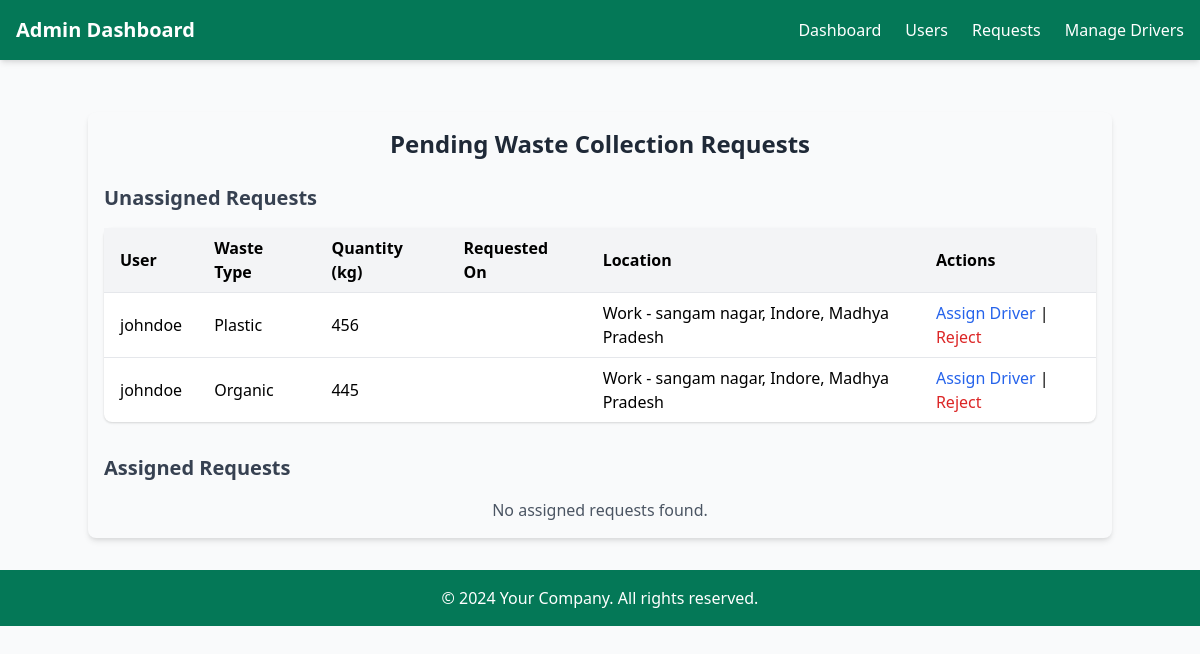
The page /adminn/pending-requests/ (signed in) on the database as committed earlier.
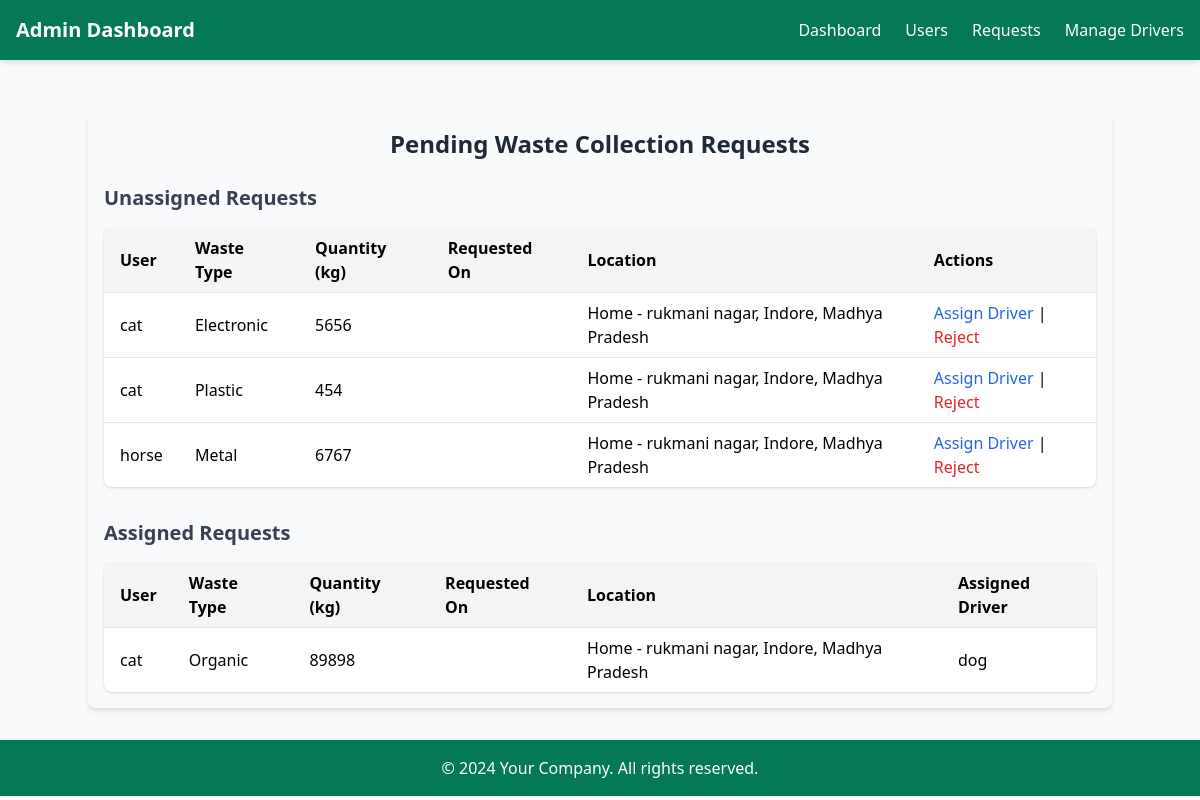
The same page on the database as committed later.
### wasteapp/models.py (models this page shows, shortened)
class WasteRequest(models.Model):
    user = models.ForeignKey(User, related_name='waste_requests', on_delete=models.CASCADE)
    waste_type = models.CharField(max_length=50, choices=WASTE_TYPES)
    quantity = models.PositiveIntegerField(help_text="Enter quantity in kg")
    collection_time = models.DateTimeField()
    collection_location = models.ForeignKey('profileapp.Address', on_delete=models.SET_NULL, null=True, blank=True)
    status = models.CharField(max_length=20, default='Pending', choices=[('Pending', 'Pending'), ('Completed', 'Completed')])
    created_at = models.DateTimeField(auto_now_add=True)
    driver = models.ForeignKey(User, on_delete=models.SET_NULL, null=True, blank=True, related_name="assigned_tasks")

### profileapp/models.py (models this page shows, shortened)
class Address(models.Model):
    HOME = 'Home'
    WORK = 'Work'
    OTHER = 'Other'
    ADDRESS_TYPES = [
        (HOME, 'Home'),
        (WORK, 'Work'),
        (OTHER, 'Other'),
    ]
    user = models.ForeignKey(User, on_delete=models.CASCADE, related_name="addresses")
    address = models.CharField(max_length=255)
    address_type = models.CharField(
        max_length=10,
        choices=ADDRESS_TYPES,
        default=HOME
    )
    city = models.CharField(max_length=100)
    state = models.CharField(max_length=100)
    postal_code = models.CharField(max_length=10)
    default = models.BooleanField(default=False)
    def __str__(self):
        return f"{self.address_type} - {self.address}, {self.city}, {self.state}"

### account_app/decorators.py (the view)
        def _wrapped_view(request, *args, **kwargs):
            if request.user.is_authenticated:
                if request.user.is_superuser:
                    if 'admin' in allowed_roles:  # Admin-only pages
                        return view_func(request, *args, **kwargs)
                    else:
                        return HttpResponseForbidden("Admins cannot access this page.")
                if hasattr(request.user, 'userprofile') and request.user.userprofile.role in allowed_roles:
                    return view_func(request, *args, **kwargs)
                else:
                    return HttpResponseForbidden("You do not have permission to access this page.")
            else:
                return redirect('login_user')  # Replace with your login URL name

### adminapp/views.py (called while the page is built)
@role_required(allowed_roles=['admin'])
def manage_pending_requests(request):
    pending_requests = WasteRequest.objects.filter(status="Pending").order_by("-created_at")
    unassigned_requests = pending_requests.filter(driver__isnull=True)
    assigned_requests = pending_requests.filter(driver__isnull=False)
    context = {
        "unassigned_requests": unassigned_requests,
        "assigned_requests": assigned_requests,
    }
    return render(request, "adminapp/pending_requests.html", context)

### templates/adminapp/pending_requests.html (shortened to what this page needs)
{% extends "adminapp/base.html" %}
{% block content %}
<div class="container mx-auto mt-8 p-4 bg-gray-50 rounded-lg shadow-md">
    <h2 class="text-2xl font-bold mb-6 text-center text-gray-800">Pending Waste Collection Requests</h2>
    <h3 class="text-xl font-semibold mb-4 text-gray-700">Unassigned Requests</h3>
    {% if unassigned_requests %}
        <table class="min-w-full bg-white shadow rounded-lg mb-8">
            <thead class="bg-gray-100">
                <tr>
                    <th class="py-2 px-4 text-left">User</th>
                    <th class="py-2 px-4 text-left">Waste Type</th>
                    <th class="py-2 px-4 text-left">Quantity (kg)</th>
                    <th class="py-2 px-4 text-left">Requested On</th>
                    <th class="py-2 px-4 text-left">Location</th>
                    <th class="py-2 px-4 text-left">Actions</th>
                </tr>
            </thead>
            <tbody>
                {% for request in unassigned_requests %}
                    <tr class="border-t hover:bg-gray-200">
                        <td class="py-2 px-4">{{ request.user.username }}</td>
                        <td class="py-2 px-4">{{ request.waste_type }}</td>
                        <td class="py-2 px-4">{{ request.quantity }}</td>
                        <td class="py-2 px-4">{{ request.requested_on }}</td>
                        <td class="py-2 px-4">{{ request.collection_location }}</td>
                        <td class="py-2 px-4">
                            <a href="{% url 'adminapp:assign_driver' request.id %}" class="text-blue-600 hover:underline">Assign Driver</a> |
                            <a href="{% url 'adminapp:reject_request' request.id %}" class="text-red-600 hover:text-red-800">Reject</a>
                        </td>
                    </tr>
                {% endfor %}
            </tbody>
        </table>
    {% else %}
        <p class="text-gray-600 mt-4 text-center">No unassigned requests found.</p>
    {% endif %}
    <h3 class="text-xl font-semibold mb-4 text-gray-700">Assigned Requests</h3>
    {% if assigned_requests %}
        <table class="min-w-full bg-white shadow rounded-lg">
            <thead class="bg-gray-100">
                <tr>
                    <th class="py-2 px-4 text-left">User</th>
                    <th class="py-2 px-4 text-left">Waste Type</th>
                    <th class="py-2 px-4 text-left">Quantity (kg)</th>
                    <th class="py-2 px-4 text-left">Requested On</th>
                    <th class="py-2 px-4 text-left">Location</th>
                    <th class="py-2 px-4 text-left">Assigned Driver</th>
                </tr>
            </thead>
            <tbody>
                {% for request in assigned_requests %}
                    <tr class="border-t hover:bg-gray-200">
                        <td class="py-2 px-4">{{ request.user.username }}</td>
                        <td class="py-2 px-4">{{ request.waste_type }}</td>
                        <td class="py-2 px-4">{{ request.quantity }}</td>
                        <td class="py-2 px-4">{{ request.requested_on }}</td>
                        <td class="py-2 px-4">{{ request.collection_location }}</td>
                        <td class="py-2 px-4">{{ request.driver.username }}</td>
                    </tr>
                {% endfor %}
            </tbody>
        </table>
    {% else %}
        <p class="text-gray-600 mt-4 text-center">No assigned requests found.</p>
    {% endif %}
</div>
{% endblock %}

Rows that differ between the two databases and show on the page:
removed WasteRequest: user.username "johndoe", waste_type "Plastic", quantity "456", collection_location "Work - sangam nagar, Indore, Madhya Pradesh", shown under "Unassigned Requests"
removed WasteRequest: user.username "johndoe", waste_type "Organic", quantity "445", collection_location "Work - sangam nagar, Indore, Madhya Pradesh", shown under "Unassigned Requests"
added WasteRequest: user.username "cat", waste_type "Electronic", quantity "5656", collection_location "Home - rukmani nagar, Indore, Madhya Pradesh", shown under "Unassigned Requests"
added WasteRequest: user.username "cat", waste_type "Plastic", quantity "454", collection_location "Home - rukmani nagar, Indore, Madhya Pradesh", shown under "Unassigned Requests"
added WasteRequest: user.username "horse", waste_type "Metal", quantity "6767", collection_location "Home - rukmani nagar, Indore, Madhya Pradesh", shown under "Unassigned Requests"
added WasteRequest: user.username "cat", waste_type "Organic", quantity "89898", collection_location "Home - rukmani nagar, Indore, Madhya Pradesh", driver.username "dog", shown under "Assigned Requests"
Other text that changed with them:
text no longer shown: "No assigned requests found."
text now shown: "User Waste Type Quantity (kg) Requested On Location Assigned Driver"
